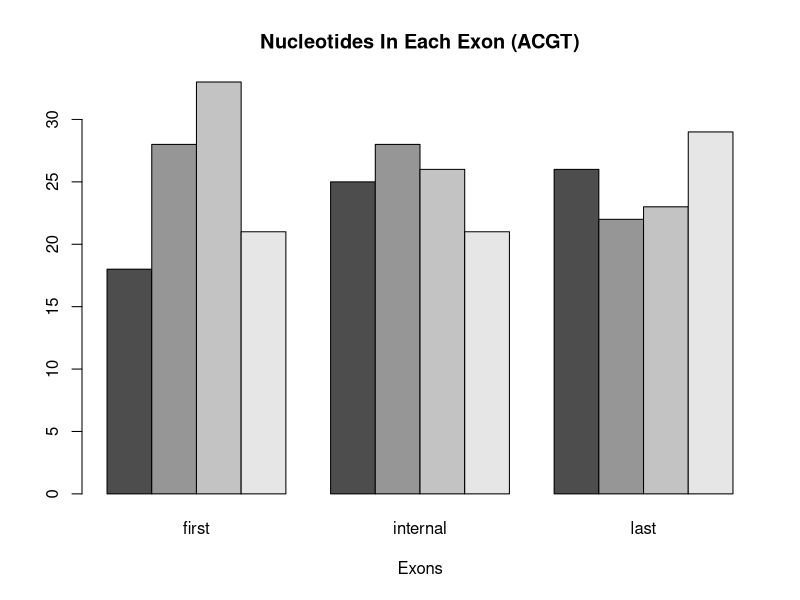
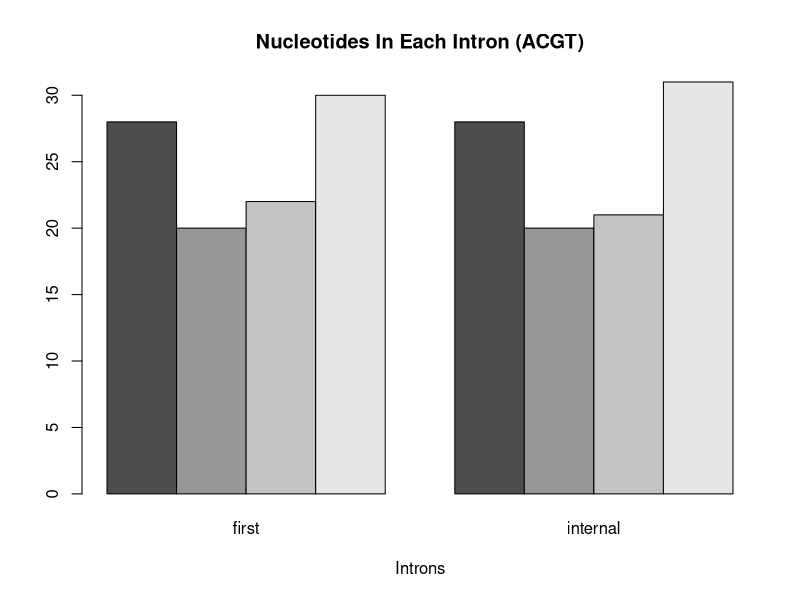

Generate these figures, in order, with R:
# Jesus Zeno Assignment 4

# Let's start by making dataframe of exon nucleotide frequency
exons = data.frame( first = c(18, 28, 33, 21),
                    internal = c(25, 28, 26, 21),
                    last = c(26, 22, 23, 29))
# Make dataframe of nucleotides
nucleotides_df = data.frame(nucleotide = c("A", "C", "G", "T"))
# Combine the nucleotides and exons df
exon_bp_df = cbind(nucleotides_df, exons) 
exon_bp_df

exon_matrix = data.matrix(exon_bp_df, as.character) #convert dataframe into a matrix
exon_matrix = exon_matrix[,-1] #remove the first column
exontable = as.table(exon_matrix) # convert matrix to a table

# Add the amount of specific nucleotides in all the exons. 
# Add the numbers in row up.
base_pairs_in_all_exons = margin.table(exontable,margin=1)
# Add the amount of base pairs in each exon. Add all numbers in column
base_pair_per_exon = margin.table(exontable,margin=2)
# Append these margins to the table.
summary_exon = addmargins(exontable)

# Let's make the barplot now
barplot(exontable, xlab="Exons", main="Nucleotides In Each Exon (ACGT)", 
        beside=TRUE)
# We can see that the barplot matches the DNA table we created earlier.
# In the first exon, we have G as the most nucleotides in the first exon, 
# C as the most in the internal exon, and T as the most in the last exon. 

#proportion of each base pair spread over the three exons
prop.table(exontable,margin=1) 
#proportion of base pairs in each exon
prop.table(exontable,margin=2)  

# Gives us the Chi-squared and p-values to see if there is any relation to 
# between the first exon and the internal exon. 
chisq.test(exon_bp_df$first,exon_bp_df$internal)
# P-value is high (>.05) so we reject the null hypothesis that the first exon
# and internal exon are independent. The results aren't significant.

# Gives us the Chi-squared and p-values to see if there is any relation to 
# between the first exon and the last exon. 
chisq.test(exon_bp_df$first,exon_bp_df$last)
# P-value is high (>.05) so we reject the null hypothesis that the first exon
# and last exon are independent. The results aren't significant.

# Gives us the Chi-squared and p-values to see if there is any relation to 
# between the first exon and the last exon. 
chisq.test(exon_bp_df$internal,exon_bp_df$last)
# P-value is high (>.05) so we reject the null hypothesis that the internal
# exon and last exon are independent. The results aren't significant.

# Conclusion: The p values are all high (>.05) so that tells me the different
# exons are not independent. We are rejecting the null hypothesis that
# the two variables in each instance are independent. This doesn't 
# necessarily mean that they are dependent on each other though. 


# Now we are going to do the exact same steps for the introns
introns = data.frame( first = c(28, 20, 22, 30),
                      internal = c(28, 20, 21, 31))
introns_bp_df = cbind(nucleotides_df, introns)
introns_bp_df
intron_matrix = data.matrix(introns_bp_df)
intron_matrix = intron_matrix[,-1]
introntable = as.table(intron_matrix)
introntable
bp_in_all_introns = margin.table(introntable,margin=1)
bp_per_intron = margin.table(introntable,margin=2)
summary_introns = addmargins(introntable)

barplot(introntable, xlab = "Introns", 
        main = "Nucleotides In Each Intron (ACGT)", beside = TRUE)
# This is interesting compared to the exon bar plot. The two introns seem
# to have almost identical amounts of each nucleotide as shown in the graph.  

prop.table(introntable,margin=1)
prop.table(introntable,margin=2)

# Gives us the Chi-squared and p-values to see if there is any relation to 
# between the two introns. 
chisq.test(introns_bp_df$first,introns_bp_df$internal)
# P-value is high (>.05) so we reject the null hypothesis that the first
# and internal introns are independent. The results aren't significant.

# Conclusion: The p values are all high (>.05) so that tells me the different
# introns are not independent. We are rejecting the null hypothesis that
# the two variables in each instance are independent. Again, this doesn't
# necessarily mean that they are dependent. 

# Part 2: Sampling

# Let's setup our infrastructure.
nucleotides = c('A','C','G','T') # Different Nucleotides
obs_first_exon = c(.18,.28,.33,.21) #first exon observed
obs_int_exon = c(.25,.28,.26,.21) #internal exon observed
obs_last_exon = c(.26,.22,.23,.29) #last exon observed
obs_first_intron = c(.28,.20,.22,.30) #first intron observed
obs_last_intron = c(.28,.20,.21,.31) #last intron observed

n=300 # Amount of nucleotides

# Initialize Counter and P-value for conformance
counter = 0
p=0

# Setup with alpha of .01  and p=0 and the while loop is <.05 
# since we are looking to see when it conforms.

# Look at first observed exon
while(p<.05){
    simulated_nucleotide = sample(nucleotides,n,replace=TRUE,prob=obs_first_exon)
    table(simulated_nucleotide)
    
    p = chisq.test(table(simulated_nucleotide), p=obs_first_exon)$p.value
    counter = counter + 1
  }
counter
table(simulated_nucleotide)
prop.table(table(simulated_nucleotide))
chisq.test(table(simulated_nucleotide), p=obs_first_exon)
# Chi-Square of 4.94 and p-value is >.05 (.175) so exit condition worked.

# Look at first internal exon
n=300 # Amount of nucleotides

# Initialize Counter and P-value for conformance
counter = 0
p=0
while(p<.05){
  simulated_nucleotide = sample(nucleotides,n,replace=TRUE,prob=obs_int_exon)
  table(simulated_nucleotide)
  
  p = chisq.test(table(simulated_nucleotide), p=obs_int_exon)$p.value
  counter = counter + 1
}
counter
table(simulated_nucleotide)
prop.table(table(simulated_nucleotide))
chisq.test(table(simulated_nucleotide), p=obs_int_exon)
# Chi-Square of .24 and p-value is >.05 (.969) so exit condition worked.

# Look at last exon observed
n=300 # Amount of nucleotides
# Initialize Counter and P-value for conformance
counter = 0
p=0
while(p<.05){
  simulated_nucleotide = sample(nucleotides,n,replace=TRUE,prob=obs_last_exon)
  table(simulated_nucleotide)
  
  p = chisq.test(table(simulated_nucleotide), p=obs_last_exon)$p.value
  counter = counter + 1
}
counter
table(simulated_nucleotide)
prop.table(table(simulated_nucleotide))
chisq.test(table(simulated_nucleotide), p=obs_last_exon)
# Chi-Square of 1.47 and p-value is >.05 (.687) so exit condition worked.

# Look at first intron observed
n=300 # Amount of nucleotides
# Initialize Counter and P-value for conformance
counter = 0
p=0
while(p<.05){
  simulated_nucleotide = sample(nucleotides,n,replace=TRUE,prob=obs_first_intron)
  table(simulated_nucleotide)
  
  p = chisq.test(table(simulated_nucleotide), p=obs_first_intron)$p.value
  counter = counter + 1
}
counter # First one to be 2 simulations instead of one.
table(simulated_nucleotide)
prop.table(table(simulated_nucleotide))
chisq.test(table(simulated_nucleotide), p=obs_first_intron)
# Chi-Square of 1.26 and p-value is >.05 (.737) so exit condition worked.

# Look at last intron observed
n=300 # Amount of nucleotides
# Initialize Counter and P-value for conformance
counter = 0
p=0
while(p<.05){
  simulated_nucleotide = sample(nucleotides,n,replace=TRUE,prob=obs_last_intron)
  table(simulated_nucleotide)
  
  p = chisq.test(table(simulated_nucleotide), p=obs_last_intron)$p.value
  counter = counter + 1
}
counter # Second one to be 2 simulations instead of one.
table(simulated_nucleotide)
prop.table(table(simulated_nucleotide))
chisq.test(table(simulated_nucleotide), p=obs_last_intron)
# Chi-Square of .138 and p-value is >.05 (.986) so exit condition worked. 


# Non-conforming part with alpha of .01
# For this we need to make the initial p-values 1 and then make the 
# while loop have p>.01. 


n=300 # Amount of nucleotides

# Initialize Counter and P-value for conformance
counter = 0
p=1

# Setup with alpha of .01  and p=0 and the while loop is <.05 
# since we are looking to see when it conforms.

# Look at first observed exon
while(p>.01){
  simulated_nucleotide = sample(nucleotides,n,replace=TRUE,prob=obs_first_exon)
  table(simulated_nucleotide)
  
  p = chisq.test(table(simulated_nucleotide), p=obs_first_exon)$p.value
  counter = counter + 1
}
counter # 135 simulations
table(simulated_nucleotide)
prop.table(table(simulated_nucleotide))
chisq.test(table(simulated_nucleotide), p=obs_first_exon)
# Chi-Square of 11.98 and p-value <.01 (.007) so the exit condition worked.


# Look at first internal exon
n=300 # Amount of nucleotides

# Initialize Counter and P-value for conformance
counter = 0
p=1
while(p>.01){
  simulated_nucleotide = sample(nucleotides,n,replace=TRUE,prob=obs_int_exon)
  table(simulated_nucleotide)
  
  p = chisq.test(table(simulated_nucleotide), p=obs_int_exon)$p.value
  counter = counter + 1
}
counter # 73 simulations
table(simulated_nucleotide)
prop.table(table(simulated_nucleotide))
chisq.test(table(simulated_nucleotide), p=obs_int_exon)
# Chi-Square of 12.83 and p-value <.01 (.005) so the exit condition worked.


# Look at last exon observed
n=300 # Amount of nucleotides
# Initialize Counter and P-value for conformance
counter = 0
p=1
while(p>.01){
  simulated_nucleotide = sample(nucleotides,n,replace=TRUE,prob=obs_last_exon)
  table(simulated_nucleotide)
  
  p = chisq.test(table(simulated_nucleotide), p=obs_last_exon)$p.value
  counter = counter + 1
}
counter # 70 simulations
table(simulated_nucleotide)
prop.table(table(simulated_nucleotide))
chisq.test(table(simulated_nucleotide), p=obs_last_exon)
# Chi-Square of 15.372 and p-value <.01 (.001) so the exit condition worked.


# Look at first intron observed
n=300 # Amount of nucleotides
# Initialize Counter and P-value for conformance
counter = 0
p=1
while(p>.01){
  simulated_nucleotide = sample(nucleotides,n,replace=TRUE,prob=obs_first_intron)
  table(simulated_nucleotide)
  
  p = chisq.test(table(simulated_nucleotide), p=obs_first_intron)$p.value
  counter = counter + 1
}
counter # 83 simulations
table(simulated_nucleotide)
prop.table(table(simulated_nucleotide))
chisq.test(table(simulated_nucleotide), p=obs_first_intron)
# Chi-Square of 14.229 and p-value <.01 (.002) so the exit condition worked.


# Look at last intron observed
n=300 # Amount of nucleotides
# Initialize Counter and P-value for conformance
counter = 0
p=1
while(p>.01){
  simulated_nucleotide = sample(nucleotides,n,replace=TRUE,prob=obs_last_intron)
  table(simulated_nucleotide)
  
  p = chisq.test(table(simulated_nucleotide), p=obs_last_intron)$p.value
  counter = counter + 1
}
counter # 45 simulations
table(simulated_nucleotide)
prop.table(table(simulated_nucleotide))
chisq.test(table(simulated_nucleotide), p=obs_last_intron)
# Chi-Square of 13.879 and p-value <.01 (.003) so the exit condition worked.